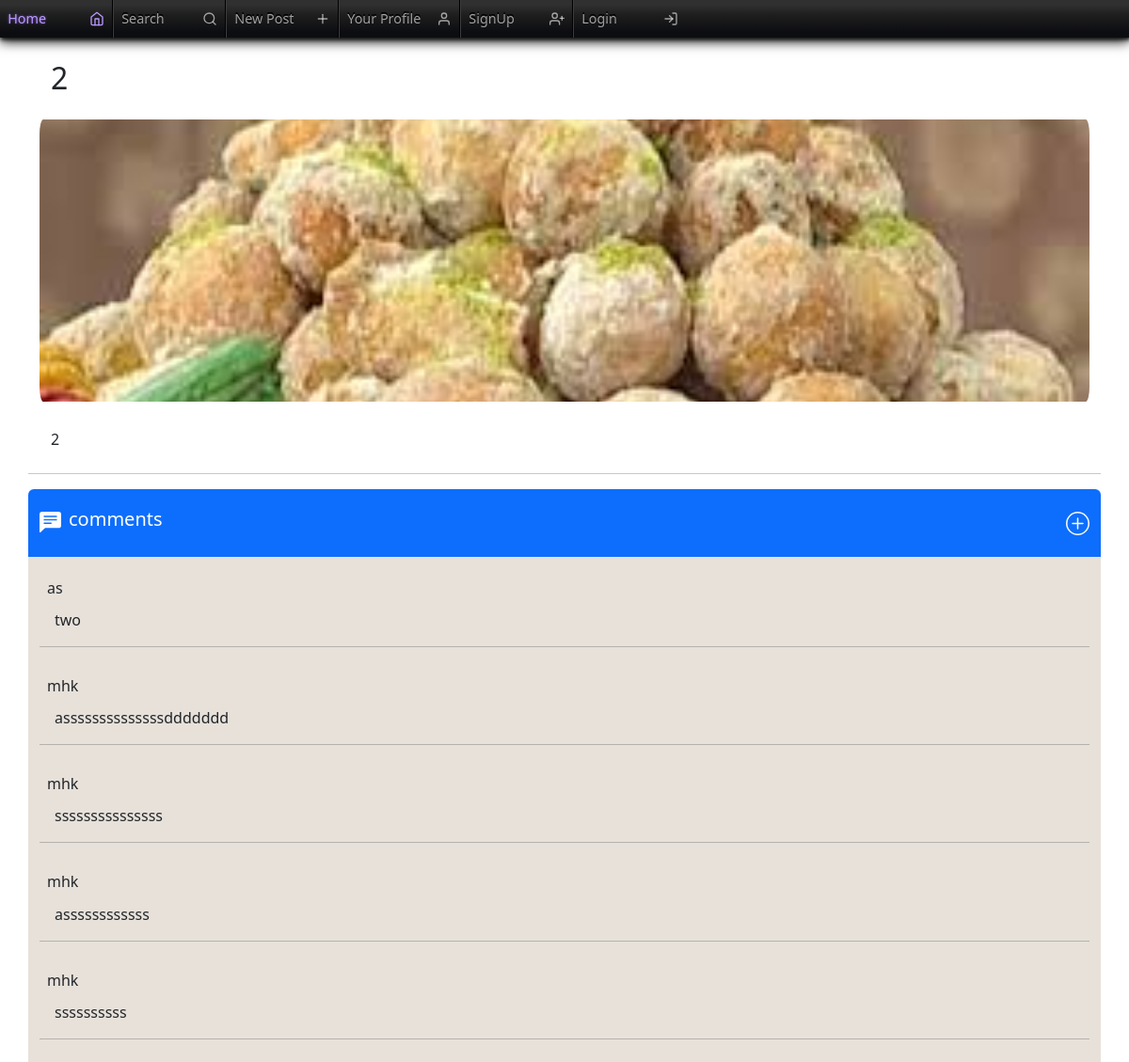
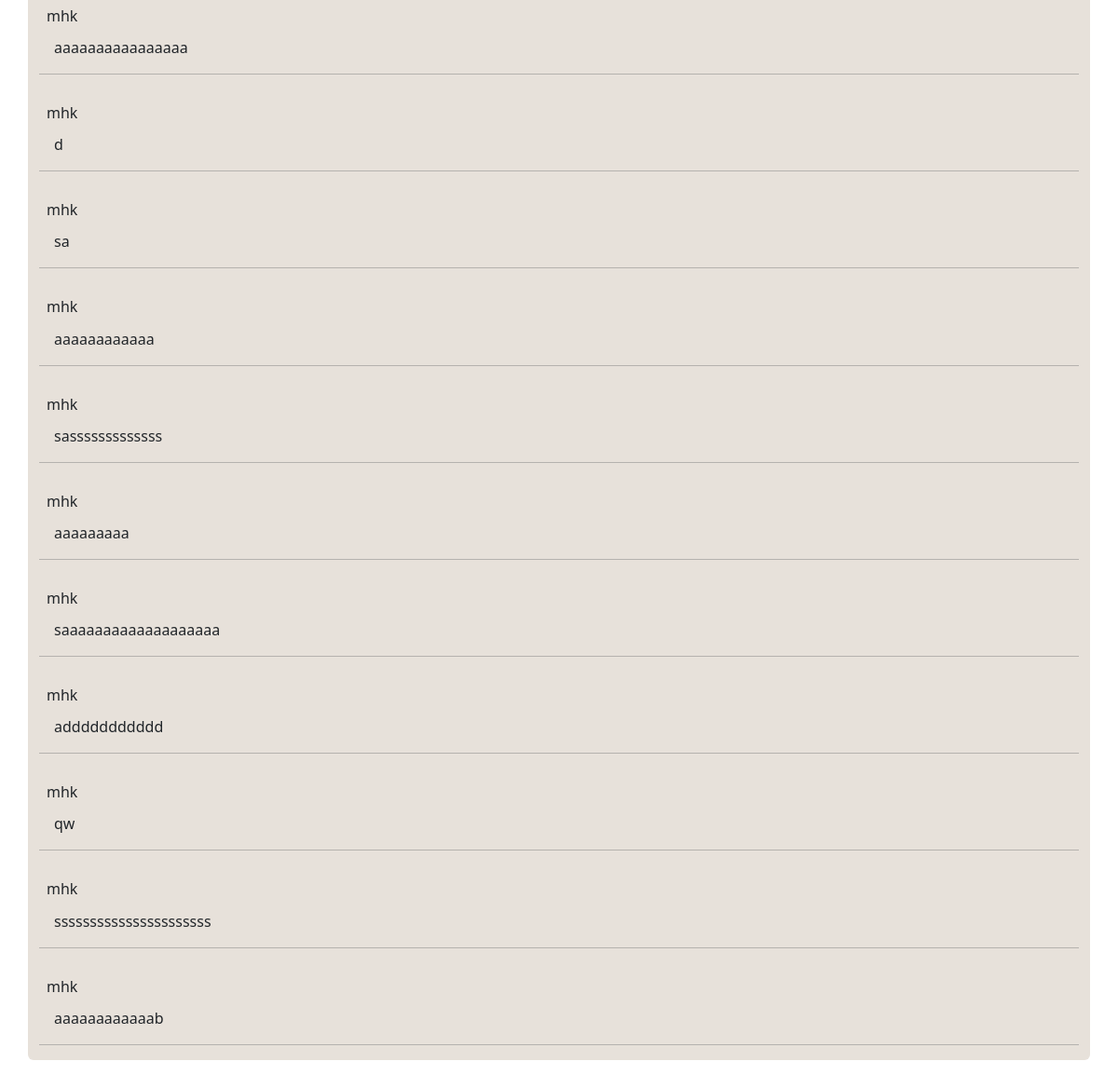
The app's page /detail/5 with its own data (2 pictures, top to bottom).
### Blog/models.py (models this page shows)
class Post(models.Model):
    author = models.ForeignKey("User.User", on_delete=models.CASCADE)
    title = models.CharField(max_length=200)
    content = models.TextField()
    image = models.ImageField(upload_to="images/Blog", blank=True)
    is_draft = models.BooleanField(default=True)
    categories = models.ForeignKey("Categories.Category", on_delete=models.CASCADE)

### User/models.py (models this page shows)
class Comment(models.Model):
    post = models.ForeignKey("Blog.Post", on_delete=models.CASCADE)
    author = models.ForeignKey(User, on_delete=models.CASCADE)
    content = models.TextField()

class User(models.Model):
    username = models.CharField(max_length=100)
    email = models.EmailField()
    password = models.CharField(max_length=20)
    type = models.CharField(max_length=20, default=0)
    image = models.ImageField(
        upload_to="images/User/", blank=True, default="images/User/UserDefult.png"
    )

### Blog/views.py (the view)
# urls.py: path("detail/<int:post_id>", views.detail, name="detail"),
def detail(request, post_id):
    post = Post.objects.get(id=post_id)
    id = request.COOKIES.get("user", None)
    user_id = -1
    if request.method == "POST":
        form = AddCommentForm(request.POST)
        if form.is_valid():
            post_object = Post.objects.get(pk=post_id)
            user_object = User.objects.get(pk=id)
            Comment.objects.create(
                post=post_object,
                author=user_object,
                content=form.cleaned_data["content"],
            )
            return redirect("detail", post_id=post_id)
    else:
        comment = Comment.objects.all()
        form = AddCommentForm()
    if id != None:
        user_id = int(id)
    return render(
        request,
        "detail.html",
        {
            "post": post,
            "form": form,
            "id": id,
            "comment": comment,
            "user_id": user_id,
        },
    )

### Blog/templates/detail.html (shortened to what this page needs)
{% extends "base.html" %}  {% block body %}
{% include "navbar.html" %}
<div class="container mt-4">
  <div class="row">
    <h2 class="px-4 mb-4">{{post.title}}</h2>
    <img src="../../media/{{post.image}}" alt="" class="d-block rounded-4" />
    <p class="lh-lg mt-4 content px-4">{{post.content}}</p>
    <hr class="mt-1" />
    <div
      class="d-flex align-items-center text-bg-primary comment justify-content-between "
      style="border-radius: 0.375rem 0.375rem 0 0"
    >
      <div class="d-flex align-items-center">
        <h5 class="ms-2 fs-5">comments</h5>
      </div>
      <div class="">
        {% if id != None %}
        <a href="#add" data-bs-toggle="modal">
        {% else %}
        <a href="{% url 'signin'  %}" >
        {% endif %}
        </a>
        </div>
      </div>
      <div
      class="mb-3 pt-2 "
      style="
        background-color: rgb(231 225 218);
        border-radius: 0 0 0.375rem 0.375rem;
      "
    >
    {% for i in comment %}
    {% if post.id == i.post.id %}
      <div class="mb-3 " >
        <div
          class="d-flex justify-content-between align-items-center px-2 mb-1"
        >
          <h6 class="mt-3">{{i.author.username}}</h6>
        </div>
        <p class="ps-3" >
          {{i.content}}
        </p>
        <hr />
      </div>
      {% endif %}
    {% endfor %}
  </div>
    </div>
  </div>
{% endblock body %}

### User/templates/base.html (shortened to what this page needs)
<!DOCTYPE html>
<html lang="en">
  <head>
    {% block head %}{% endblock head %}
    <link
      href="https://cdn.jsdelivr.net/npm/bootstrap@5.3.3/dist/css/bootstrap.min.css"
      rel="stylesheet"
    />
  </head>
  <body>
    {% include "messages.html" %} {% block body %}{% endblock body %}
  </body>
</html>

### User/templates/navbar.html (shortened to what this page needs)
{% extends "base.html" %} {% block head %}
{% load static %}
<link rel="stylesheet" href="{% static 'user/navbar.css' %}" />
{% endblock head %} {% block body %}
<nav class="menu" id="nav">
  <span class="nav-item active">
    <span class="icon">
      <i data-feather="home"></i>
    </span>
    <a href="{% url 'home'  %}">Home</a>
  </span>
  <span class="nav-item">
    <span class="icon">
      <i data-feather="search"></i>
    </span>
    <a href="#exampleModal" data-bs-toggle="modal">Search</a>
  </span>
  <span class="nav-item">
    <span class="icon">
      <i data-feather="plus"></i>
    </span>
    <a href="{% url 'create'  %}">New Post</a>
  </span>
  <span class="nav-item">
    <span class="icon">
      <i data-feather="user"></i>
    </span>
    <a href="{% url 'profile'  %}">Your Profile</a>
  </span>
   {% if id == None %}
  <span class="nav-item">
    <span class="icon">
      <i data-feather="user-plus"></i>
    </span>
    <a href="{% url 'signup'  %}">SignUp</a>
  </span>
  <span class="nav-item">
    <span class="icon">
      <i data-feather="log-in"></i>
       </span>
    <a href="{% url 'signin'  %}">Login</a>
  </span>
  {% endif %}
</nav>
{% endblock body %}

### User/static/User/navbar.css (style rules this page uses)
* { box-sizing: border-box; }
body { margin: 0; font-family: system-ui, sans-serif; }
nav, .nav-item { display: flex; }
nav { background-image: linear-gradient(#303030 13%, #1e1e1e 40%, #0c0d11 86%); color: rgba(255, 255, 255, 0.6); text-shadow: 0 -2px 0 black; cursor: pointer; box-shadow: 1px 2px 4px #141414, 0 4px 12px #0a0a0a; }
.nav-item { flex-direction: row-reverse; font-size: 0.8999rem; line-height: 1rem; align-items: center; min-width: 120px; justify-content: space-between; transition: all 80ms ease; }
.nav-item.active { color: #bb99ff; text-shadow: 0 0 3px rgba(153, 102, 255, 0.7); }
.nav-item:not(:first-of-type) { border-left: 1px solid #3c3c3c; }
.nav-item:not(:last-of-type) { border-right: 0.1rem solid black; }
.nav-item a { color: inherit; text-decoration: none; padding: 1ch; }
.nav-item .icon { padding: 1ch; position: relative; }
.nav-item .icon > svg { max-width: 16px; }

### Blog/templates/detail.html (style rules this page uses)
img { width: 500px; height: 300px; object-fit: cover; }
.content { text-align: justify; }
.comment { background-color: #f2f2f2; padding: 20px; }
a { text-decoration: none; }

### User/templates/base.html (style rules this page uses)
a { text-decoration: none !important; }

### records on screen
Post: title "2", image (picture), content "2"
Comment: author.username "as", content "two"
Comment: author.username "mhk", content "assssssssssssssddddddd"
Comment: author.username "mhk", content "sssssssssssssss"
Comment: author.username "mhk", content "assssssssssss"
Comment: author.username "mhk", content "ssssssssss"
Comment: author.username "mhk", content "aaaaaaaaaaaaaaaa"
Comment: author.username "mhk", content "d"
Comment: author.username "mhk", content "sa"
Comment: author.username "mhk", content "aaaaaaaaaaaa"
Comment: author.username "mhk", content "sasssssssssssss"
Comment: author.username "mhk", content "aaaaaaaaa"
Comment: author.username "mhk", content "saaaaaaaaaaaaaaaaaaa"
Comment: author.username "mhk", content "addddddddddd"
Comment: author.username "mhk", content "qw"
Comment: author.username "mhk", content "ssssssssssssssssssssss"
Comment: author.username "mhk", content "aaaaaaaaaaaab"
